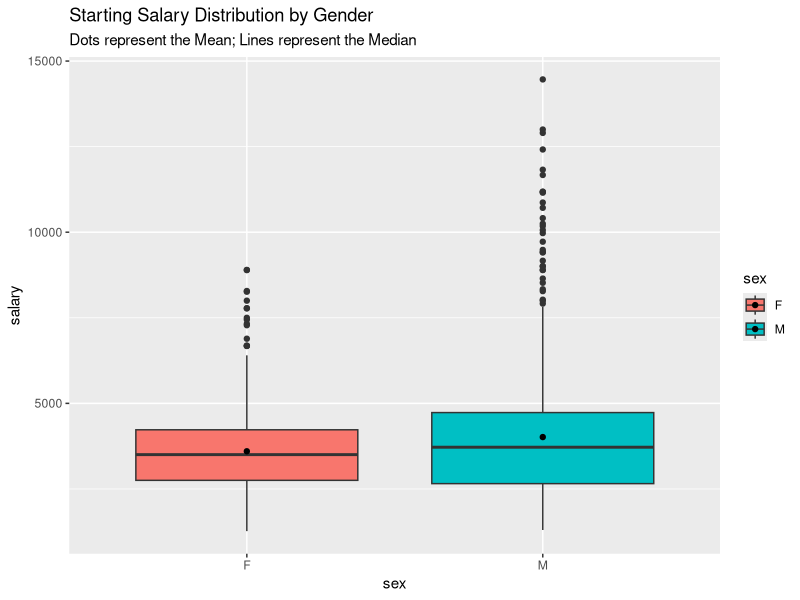
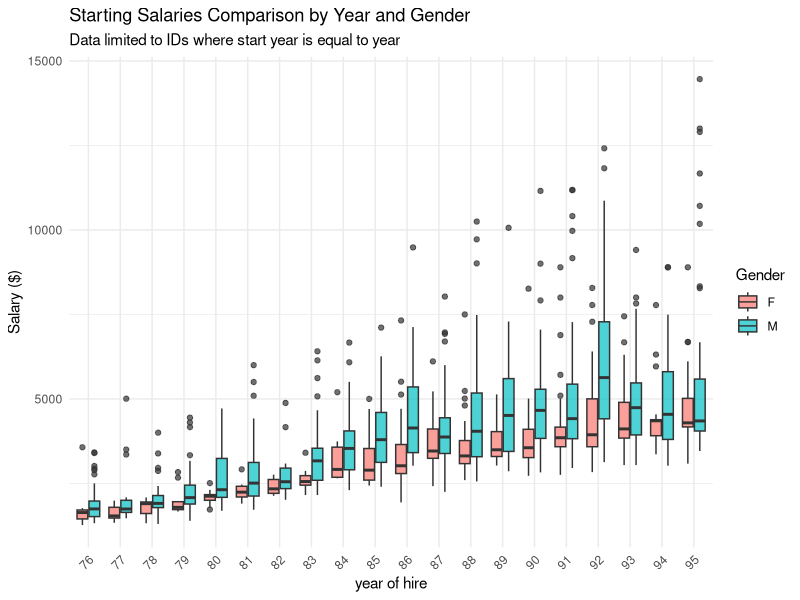
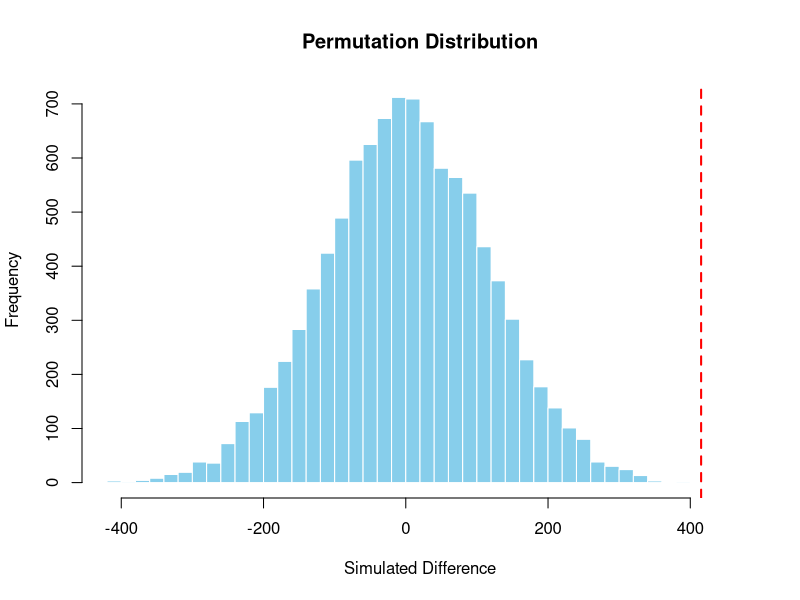

These charts were generated, in order, by the following R code:
library(dplyr)
library(ggplot2)
library(tidyr)
data <- read.table("salary.txt", header = TRUE)

#checking data
#negative salary or 0
sum(data$salary <= 0, na.rm = TRUE)

#checking gender column
unique(data$sex)

#checking deg
unique(data$deg)

#field
unique(data$field)

#checking rank
unique(data$rank)
na_rows_rank <- data %>%
  filter(is.na(rank))
na_rows_rank

#admin
unique(data$admin)

#years
range(data$year, na.rm = TRUE)
range(data$startyr)

#Question 1: Does wage discrimation exist in the starting salaries of faculty members (i.e., salaries in the year hired)?

#Get where start year is equal to year
starting_salary_data <- data %>%
  filter(year == startyr) %>%
  filter(!is.na(salary)) 

#Compute Mean Comparisons Per year
mean_comp <- starting_salary_data %>%
  group_by(year,sex) %>%
  summarise(
    avg_starting_pay = mean(salary, na.rm = TRUE),
    n_faculty = n(),
    sd_pay = sd(salary, na.rm = TRUE),
    .groups = 'drop'
  )

print(mean_comp)

#Generating P-value for overall 
t_test_result <- t.test(salary ~ sex, data = starting_salary_data, var.equal = FALSE)

print(t_test_result)

#Generating boxplot for overall
ggplot(starting_salary_data, aes(x = sex, y = salary, fill = sex)) +
  geom_boxplot() +
  stat_summary(fun = mean, geom = "point") + # Adds the Mean point
  labs(title = "Starting Salary Distribution by Gender",
       subtitle = "Dots represent the Mean; Lines represent the Median") 

#Generatig p value for each year: 
yearly_gap_test <- starting_salary_data %>%
  group_by(year) %>%
  summarise(
    male_mean = mean(salary[sex == "M"], na.rm = TRUE),
    female_mean = mean(salary[sex == "F"], na.rm = TRUE),
    diff = male_mean - female_mean,
    # This runs a T-test for every year that has enough data
    p_val = if(n_distinct(sex) == 2) t.test(salary ~ sex)$p.value else NA
  )
print(yearly_gap_test)

#Generating boxplots for each year
ggplot(starting_salary_data, aes(x = factor(year), y = salary, fill = sex)) +
  geom_boxplot(alpha = 0.7) +
  labs(
    title = "Starting Salaries Comparison by Year and Gender",
    subtitle =  "Data limited to IDs where start year is equal to year",
    y = "Salary ($)",
    x = "year of hire",
    fill = "Gender"
  )+
  theme_minimal() +
  theme(axis.text.x = element_text(angle = 45, hjust = 1))

#Linear Model
model_start <- lm(salary ~ sex + rank + deg + year, data = starting_salary_data)
summary(model_start)
#The estimate for sexM (301.753) tells us how much more a male earn than a female, assuming that they have the same rank, degree, and hired the same year
#Confidence interval for the gender effect 
confint(model_start)
# sexM (175.15653, 428.3491)

#Permutation test
obs_diff <- mean(starting_salary_data$salary[starting_salary_data$sex == "M"], na.rm = TRUE) - 
  mean(starting_salary_data$salary[starting_salary_data$sex == "F"], na.rm = TRUE)

n_permutations <- 10000
perm_diffs <- numeric(n_permutations)

set.seed(42)
for (i in 1:n_permutations) {
  shuffled_sex <- sample(starting_salary_data$sex)
  perm_diffs[i] <- mean(starting_salary_data$salary[shuffled_sex == "M"], na.rm = TRUE) - 
    mean(starting_salary_data$salary[shuffled_sex == "F"], na.rm = TRUE)
}

p_value_perm <- mean(abs(perm_diffs) >= abs(obs_diff))

cat("Observed Mean Difference:", obs_diff, "\n")
cat("Permutation P-value:", p_value_perm, "\n")


hist(perm_diffs, breaks = 50, col = "skyblue", border = "white",
     main = "Permutation Distribution",
     xlab = "Simulated Difference")
abline(v = obs_diff, col = "red", lwd = 2, lty = 2)
